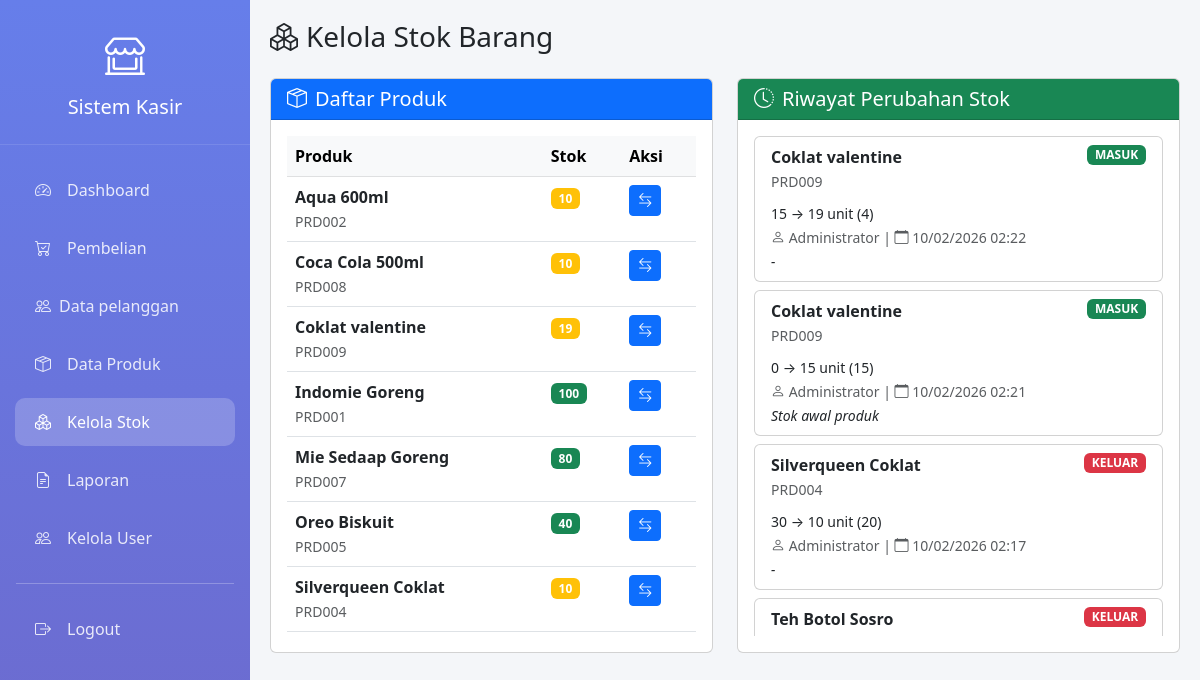
/stok.php (signed in), run on the app's committed database.
### tables this page shows
CREATE TABLE `produk` (
  `ProdukID` int(11) NOT NULL,
  `KodeProduk` varchar(50) NOT NULL,
  `NamaProduk` varchar(255) NOT NULL,
  `Kategori` varchar(100) DEFAULT NULL,
  `Harga` decimal(10,2) NOT NULL,
  `Stok` int(11) NOT NULL DEFAULT 0,
  `created_at` timestamp NOT NULL DEFAULT current_timestamp(),
  `updated_at` timestamp NOT NULL DEFAULT current_timestamp() ON UPDATE current_timestamp()
);

CREATE TABLE `riwayat_stok` (
  `RiwayatID` int(11) NOT NULL,
  `ProdukID` int(11) NOT NULL,
  `Jenis` enum('masuk','keluar','penyesuaian') NOT NULL,
  `Jumlah` int(11) NOT NULL,
  `StokSebelum` int(11) NOT NULL,
  `StokSesudah` int(11) NOT NULL,
  `Keterangan` text DEFAULT NULL,
  `UserID` int(11) NOT NULL,
  `created_at` timestamp NOT NULL DEFAULT current_timestamp()
);

CREATE TABLE `user` (
  `UserID` int(11) NOT NULL,
  `Username` varchar(255) NOT NULL,
  `Password` varchar(255) NOT NULL,
  `NamaLengkap` varchar(255) NOT NULL,
  `Role` enum('admin','petugas') NOT NULL DEFAULT 'petugas',
  `created_at` timestamp NOT NULL DEFAULT current_timestamp()
);

### stok.php (the view, shortened to what this page needs)
<?php
require_once 'config.php';
$produk_list = mysqli_query($conn, "SELECT * FROM produk ORDER BY NamaProduk");
$riwayat_list = mysqli_query($conn, "SELECT r.*, p.NamaProduk, p.KodeProduk, u.NamaLengkap
                                     FROM riwayat_stok r
                                     JOIN produk p ON r.ProdukID = p.ProdukID
                                     JOIN user u ON r.UserID = u.UserID
                                     ORDER BY r.created_at DESC
                                     LIMIT 20");
?>
<!DOCTYPE html>
<html lang="id">
<head>
    <link href="https://cdn.jsdelivr.net/npm/bootstrap@5.3.0/dist/css/bootstrap.min.css" rel="stylesheet">
    <link rel="stylesheet" href="https://cdn.jsdelivr.net/npm/bootstrap-icons@1.10.0/font/bootstrap-icons.css">
</head>
<body>
    <div class="sidebar">
        <div class="sidebar-header">
            <i class="bi bi-shop-window"></i>
            <h5 class="mb-0">Sistem Kasir</h5>
        </div>
        <nav class="nav flex-column mt-3">
            <a class="nav-link" href="dashboard.php">
                <i class="bi bi-speedometer2 me-3"></i>Dashboard
            </a>
            <a class="nav-link" href="pembelian.php">
                <i class="bi bi-cart-check me-3"></i>Pembelian
            </a>
            <a class="nav-link" href="pelanggan.php">
                <i class="bi bi-people me-2"></i>Data pelanggan
            </a>
            <a class="nav-link" href="produk.php">
                <i class="bi bi-box-seam me-3"></i>Data Produk
            </a>
            <a class="nav-link active" href="stok.php">
                <i class="bi bi-boxes me-3"></i>Kelola Stok
            </a>
            <a class="nav-link" href="laporan.php">
                <i class="bi bi-file-earmark-text me-3"></i>Laporan
            </a>
            <?php if ($_SESSION['role'] == 'admin'): ?>
            <a class="nav-link" href="user.php">
                <i class="bi bi-people me-3"></i>Kelola User
            </a>
            <?php endif; ?>
            <hr class="text-white mx-3">
            <a class="nav-link" href="logout.php">
                <i class="bi bi-box-arrow-right me-3"></i>Logout
            </a>
        </nav>
    </div>
    <div class="main-content">
        <h3 class="mb-4"><i class="bi bi-boxes me-2"></i>Kelola Stok Barang</h3>
        <div class="row">
            <div class="col-md-6">
                <div class="card mb-4">
                    <div class="card-header bg-primary text-white">
                        <h5 class="mb-0"><i class="bi bi-box-seam me-2"></i>Daftar Produk</h5>
                    </div>
                    <div class="card-body">
                        <div class="table-responsive" style="max-height: 500px; overflow-y: auto;">
                            <table class="table table-hover">
                                <thead class="table-light sticky-top">
                                    <tr>
                                        <th>Produk</th>
                                        <th>Stok</th>
                                        <th>Aksi</th>
                                    </tr>
                                </thead>
                                <tbody>
                                    <?php
                                    mysqli_data_seek($produk_list, 0);
                                    while ($produk = mysqli_fetch_assoc($produk_list)):
                                    ?>
                                        <tr>
                                            <td>
                                                <strong><?php echo $produk['NamaProduk']; ?></strong><br>
                                                <small class="text-muted"><?php echo $produk['KodeProduk']; ?></small>
                                            </td>
                                            <td>
                                                <?php if ($produk['Stok'] < 10): ?>
                                                    <span class="badge bg-danger"><?php echo $produk['Stok']; ?></span>
                                                <?php elseif ($produk['Stok'] < 20): ?>
                                                    <span class="badge bg-warning"><?php echo $produk['Stok']; ?></span>
                                                <?php else: ?>
                                                    <span class="badge bg-success"><?php echo $produk['Stok']; ?></span>
                                                <?php endif; ?>
                                            </td>
                                            <td>
                                                <button class="btn btn-sm btn-primary" data-bs-toggle="modal"
                                                        data-bs-target="#modalStok<?php echo $produk['ProdukID']; ?>">
                                                    <i class="bi bi-arrow-left-right"></i>
                                                </button>
                                            </td>
                                        </tr>
                                    <?php endwhile; ?>
                                </tbody>
                            </table>
                        </div>
                    </div>
                </div>
            </div>
            <div class="col-md-6">
                <div class="card">
                    <div class="card-header bg-success text-white">
                        <h5 class="mb-0"><i class="bi bi-clock-history me-2"></i>Riwayat Perubahan Stok</h5>
                    </div>
                    <div class="card-body">
                        <div style="max-height: 500px; overflow-y: auto;">
                            <?php while ($riwayat = mysqli_fetch_assoc($riwayat_list)): ?>
                                <div class="card mb-2">
                                    <div class="card-body py-2">
                                        <div class="d-flex justify-content-between align-items-start">
                                            <div>
                                                <strong><?php echo $riwayat['NamaProduk']; ?></strong>
                                                <br>
                                                <small class="text-muted"><?php echo $riwayat['KodeProduk']; ?></small>
                                            </div>
                                            <span class="badge
                                                <?php
                                                echo $riwayat['Jenis'] == 'masuk' ? 'bg-success' :
                                                     ($riwayat['Jenis'] == 'keluar' ? 'bg-danger' : 'bg-warning');
                                                ?>">
                                                <?php echo strtoupper($riwayat['Jenis']); ?>
                                            </span>
                                        </div>
                                        <div class="mt-2">
                                            <small>
                                                <?php echo $riwayat['StokSebelum']; ?> → <?php echo $riwayat['StokSesudah']; ?> unit
                                                (<?php echo $riwayat['Jumlah']; ?>)
                                            </small>
                                            <br>
                                            <small class="text-muted">
                                                <i class="bi bi-person"></i> <?php echo $riwayat['NamaLengkap']; ?> |
                                                <i class="bi bi-calendar"></i> <?php echo date('d/m/Y H:i', strtotime($riwayat['created_at'])); ?>
                                            </small>
                                            <br>
                                            <small><em><?php echo $riwayat['Keterangan']; ?></em></small>
                                        </div>
                                    </div>
                                </div>
                            <?php endwhile; ?>
                        </div>
                    </div>
                </div>
            </div>
        </div>
    </div>
</body>
</html>

### stok.php (style rules this page uses)
:root { --primary-color: #667eea; --secondary-color: #764ba2; --sidebar-width: 250px; }
body { background-color: #f4f6f9; }
.sidebar { position: fixed; top: 0; left: 0; height: 100vh; width: var(--sidebar-width); background: linear-gradient(180deg, var(--primary-color) 0%, var(--secondary-color) 100%); overflow-y: auto; }
.sidebar-header { padding: 25px 20px; text-align: center; border-bottom: 1px solid rgba(255,255,255,0.1); }
.sidebar-header i { font-size: 2.5rem; color: white; }
.sidebar-header h5 { color: white; margin-top: 10px; }
.sidebar .nav-link { color: rgba(255,255,255,0.85); padding: 12px 20px; margin: 5px 15px; border-radius: 10px; transition: all 0.3s; }
.sidebar .nav-link:hover, .sidebar .nav-link.active { background-color: rgba(255,255,255,0.2); color: white; }
.main-content { margin-left: var(--sidebar-width); padding: 20px; }

### data on the page
produk: NamaProduk "Aqua 600ml", KodeProduk "PRD002", Stok "10"
produk: NamaProduk "Coca Cola 500ml", KodeProduk "PRD008", Stok "10"
produk: NamaProduk "Coklat valentine", KodeProduk "PRD009", Stok "19"
produk: NamaProduk "Indomie Goreng", KodeProduk "PRD001", Stok "100"
produk: NamaProduk "Mie Sedaap Goreng", KodeProduk "PRD007", Stok "80"
produk: NamaProduk "Oreo Biskuit", KodeProduk "PRD005", Stok "40"
produk: NamaProduk "Silverqueen Coklat", KodeProduk "PRD004", Stok "10"
riwayat_stok: ProdukID.NamaProduk "Coklat valentine", ProdukID.KodeProduk "PRD009", Jenis "MASUK", StokSebelum "15", StokSesudah "19", Jumlah "4", UserID.NamaLengkap "Administrator", created_at "10/02/2026 02:22", Keterangan "-"
riwayat_stok: ProdukID.NamaProduk "Coklat valentine", ProdukID.KodeProduk "PRD009", Jenis "MASUK", StokSebelum "0", StokSesudah "15", Jumlah "15", UserID.NamaLengkap "Administrator", created_at "10/02/2026 02:21", Keterangan "Stok awal produk"
riwayat_stok: ProdukID.NamaProduk "Silverqueen Coklat", ProdukID.KodeProduk "PRD004", Jenis "KELUAR", StokSebelum "30", StokSesudah "10", Jumlah "20", UserID.NamaLengkap "Administrator", created_at "10/02/2026 02:17", Keterangan "-"
riwayat_stok: ProdukID.NamaProduk "Teh Botol Sosro", Jenis "KELUAR"
